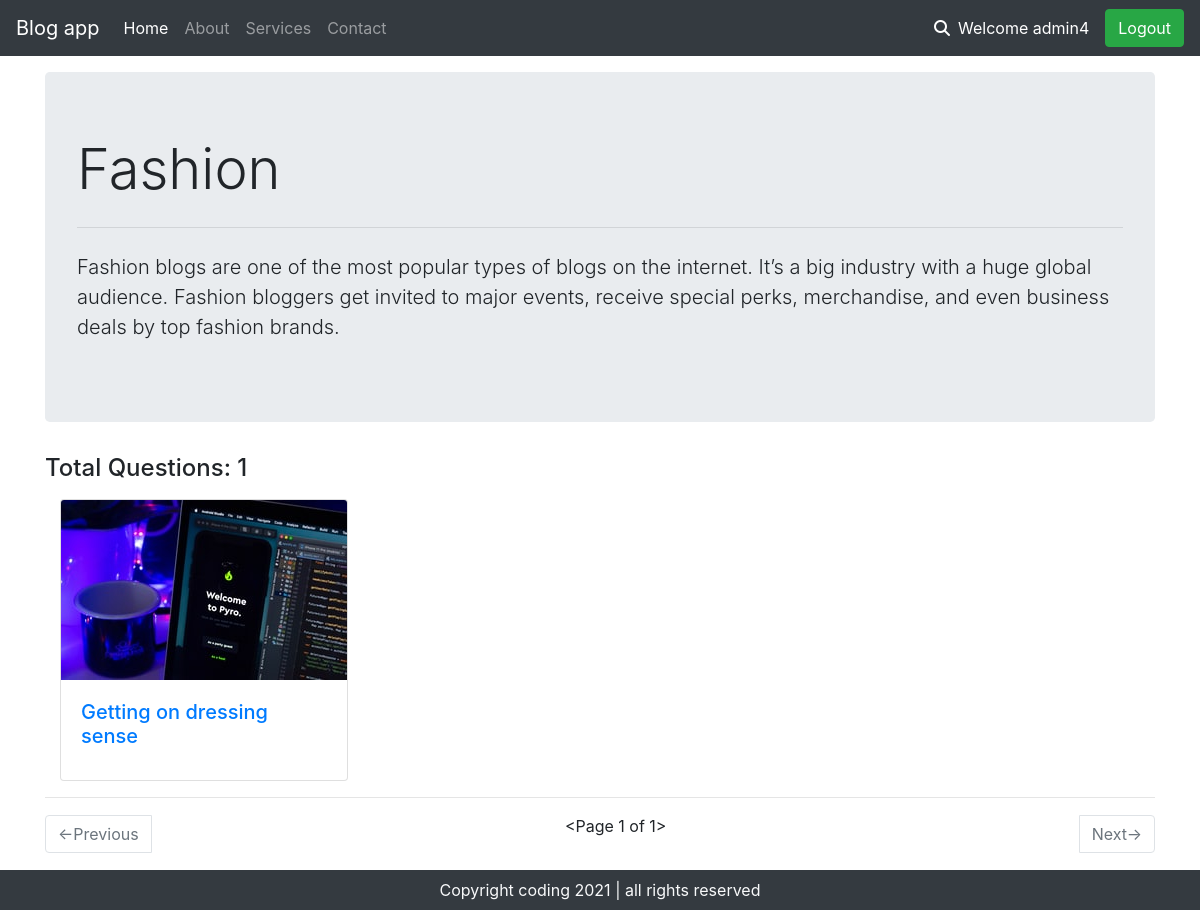
The page /fashion/index.htm (signed in) on the database its author committed.
### blog/models.py (models this page shows, shortened)
class Blog_categories(models.Model):
	category = models.CharField(max_length=50)
	desc = models.TextField()
	slug = models.SlugField(unique=True, null = True, blank = True)

class BlogPost(models.Model):
	cat_slug = models.CharField(max_length=300, default="")
	blg_title = models.CharField(max_length=50)
	blg_desc = models.TextField()
	slug = models.SlugField(unique=True, null = True, blank = True)

### blog/views.py (the view)
# urls.py: path('<slug:slug>/index.htm', blogPost),
def blogPost(request, slug):
    cat_slg = slug
    cat = Blog_categories.objects.filter(slug=slug)
    if cat.exists():
        cat = cat.first()
        que = BlogPost.objects.filter(cat_slug=slug).order_by('id')
        total_que = que.count()
        paginator = Paginator(que, 2, orphans=1)
        page_number = request.GET.get('page')
        page_obj = paginator.get_page(page_number)
    else:
        return HttpResponse('<h1>Page Not Found</h1>')
    return render(request, 'questions.html', {'cat':cat, 'page_obj': page_obj, 'total_que': total_que, 'cat_slg': cat_slg})

### blog/templates/questions.html (shortened to what this page needs)
{% extends 'basic.html' %}
{% load static %}
{% block body %}
<div class="container">
	<div class="jumbotron mt-3">
		<h1 class="display-4">{{cat.category}}</h1>
		<hr class="my-4">
		<p class="lead">{{cat.desc}}</p>
	</div>
	<h4 class="mt-3">Total Questions: {{total_que}}</h4>
	{% for qt in page_obj %}
	<div class="col-md-4 my-3">
		<div class="card" style="width: 18rem;">
			<a href="/{{cat_slg}}/{{qt.slug}}"><img class="card-img-top" src="{% static 'images/card1.jpg' %}" alt="Card image cap"></a>
			<div class="card-body">
				<h5 class="card-title"><a href="/{{cat_slg}}/{{qt.slug}}">{{qt.blg_title}}</a></h5>
			</div>
		</div>
	</div>
	<hr>
	{% endfor %}
	<div class="">
		<nav aria-label="...">
			<ul class="pagination d-flex justify-content-between align-items-center">
				{% if page_obj.has_previous %}
				<li class="page-item">
					<a class="page-link" href="?page={{page_obj.previous_page_number}}">&larr;Previous</a>
				</li>
				{% else %}
				<li class="page-item disabled">
					<a class="page-link" href="#">&larr;Previous</a>
				</li>
				{% endif %}
				<p>{{page_obj}}</p>
				{% if page_obj.has_next %}
				<li class="page-item">
					<a class="page-link" href="?page={{page_obj.next_page_number}}">Next&rarr;</a>
				</li>
				{% else %}
				<li class="page-item disabled">
					<a class="page-link" href="#">Next&rarr;</a>
				</li>
				{% endif %}
			</ul>
		</nav>
	</div>
</div>
{% endblock %}
{% block footer %}
<div class="container-fluid bg-dark text-light">
	<p class="text-center py-2 mb-0">Copyright coding 2021 | all rights reserved</p>
</div>
{% endblock %}

### blog/templates/basic.html (shortened to what this page needs)
{% load static %}
<!doctype html>
<html lang="en">
  <head>
    <link rel="stylesheet" href="https://maxcdn.bootstrapcdn.com/bootstrap/4.0.0/css/bootstrap.min.css">
  </head>
  <body>
    <nav class="navbar navbar-expand-lg navbar-dark bg-dark">
      <a class="navbar-brand" href="/">Blog app</a>
      <div class="collapse navbar-collapse" id="navbarSupportedContent">
        <ul class="navbar-nav mr-auto">
          <li class="nav-item active">
            <a class="nav-link" href="/">Home <span class="sr-only">(current)</span></a>
          </li>
          <li class="nav-item">
            <a class="nav-link" href="/about">About</a>
          </li>
          <li class="nav-item">
            <a class="nav-link" href="/services">Services</a>
          </li>
          <li class="nav-item">
            <a class="nav-link" href="/contact">Contact</a>
          </li>
        </ul>
        <form class="form-inline my-2 my-lg-0">
            <i class="fas fa-search" id="click" style="color: white; cursor: pointer;"></i>
          </form>
        {% if user.is_authenticated %}
        <span class="text-white mx-2">Welcome {{request.user}}</span>
        <a href="/logout" class="btn btn-success ml-2">Logout</a>
        {% else %}
        <a href="/login" class="btn btn-success ml-2">Login</a>
        {% endif %}
      </div>
    </nav>
    {% block body %}{% endblock %}
    {% block footer %}{% endblock %}
  </body>
</html>

### rows shown on the page
Blog_categories: category "Fashion", desc "Fashion blogs are one of the most popular types of blogs on the internet. It’s a big industry with a huge global audience. Fashion bloggers get invited to major events, receive special perks, merchandise, and even business deals by top fashion brands."
BlogPost: blg_title "Getting on dressing sense"

### other values the page prints
{{ request.user }} "admin4"
{{ total_que }} "1"
{{ page_obj }} "<Page 1 of 1>"
